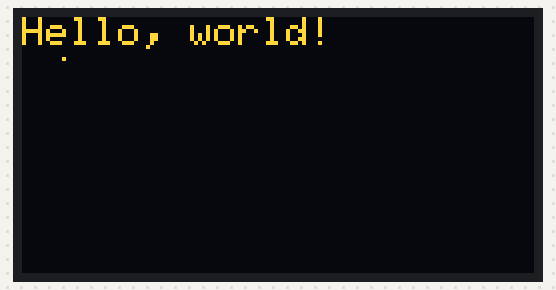
This sketch was run on a simulated Arduino Uno, built with avr-gcc and run on an emulated ATmega328P. On the bench: 128×64 one-colour display. The OLED is the two-colour kind (top 16 rows yellow); the display library's start-up logo is not drawn.

Above: at 4.2 s.

The sketch:

alarm_clcok.ino
```cpp
#include <Wire.h>
#include <Adafruit_GFX.h>
#include <Adafruit_SSD1306.h>

#define SCREEN_WIDTH 128 // OLED display width, in pixels
#define SCREEN_HEIGHT 64 // OLED display height, in pixels

// Declaration for an SSD1306 display connected to I2C (SDA, SCL pins)
Adafruit_SSD1306 display(SCREEN_WIDTH, SCREEN_HEIGHT, &Wire, -1);

void setup() {
  // SSD1306_SWITCHCAPVCC = generate display voltage from 3.3V internally
  if(!display.begin(SSD1306_SWITCHCAPVCC, 0x3C)) { // Address 0x3C for 128x64
    Serial.println(F("SSD1306 allocation failed"));
    for(;;); // Don't proceed, loop forever
  }

  // Show initial display buffer contents on the screen --
  // the library initializes this with an Adafruit splash screen.
  display.display();
  delay(2000); // Pause for 2 seconds

  // Clear the buffer
  display.clearDisplay();

  // Draw a single pixel in white
  display.drawPixel(10, 10, WHITE);

  // Show the display buffer on the screen. You MUST call display() after
  // drawing commands to make them visible on screen!
  display.display();
  delay(2000);
}

void loop() {
  // text display tests
  display.setTextSize(1);
  display.setTextColor(WHITE);
  display.setCursor(0, 0);
  display.println("Hello, world!");
  display.display();
  delay(2000);
}
```
